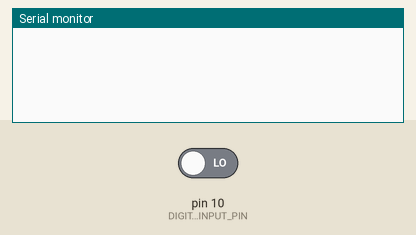
A sketch run on a simulated Arduino Uno, built with avr-gcc and run on an emulated ATmega328P. Parts: the last lines printed to the serial monitor. The inputs (shaded band) are chosen by the test bench; at power-on: pin 10 (DIGITAL_INPUT_PIN) LOW.

Above: at 1.2 s.
1.3 s: pin 10 (DIGITAL_INPUT_PIN) driven HIGH
At 1.9 s:
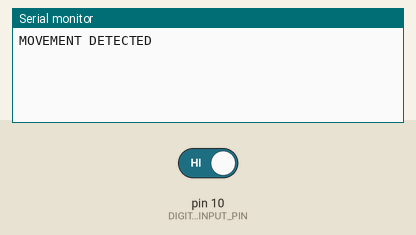
2.8 s: pin 10 (DIGITAL_INPUT_PIN) driven LOW
At 4.2 s:
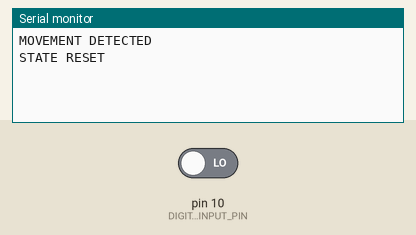

Measured:
- after the input at 1.3 s, the serial monitor: prints a new line at once (image 1)
- after the input at 2.8 s, the serial monitor: prints a new line at once (image 2)

The sketch:

motion_sensor.ino
```cpp
/**
 * Simple motion sensor demo.
 *
 * Demonstrates the usage a PIR sensor similar to the one described here:
 * https://www.adafruit.com/product/189
 *
 * Connections:
 *
 * Arduino   | RFID
 * --------------------
 * A2        | OUT
 * GND       | GND
 * VCC (+5V) | VIN
 *
 * Note, that this example uses an analog pin for input.
 * The reason is to make it easier to use with Scratch for Arduino
 * (see the project in this directory).
 *
 * When you have full control over the code running on Arduino
 * it's recommended to use a digital pin for input.
 * The code below allows both possibilities.
 */

const int ANALOG_INPUT_PIN = A2;
const int DIGITAL_INPUT_PIN = 10;

void setup()
{
  Serial.begin(9600);

  // comment/uncomment depending on analog/digital pin usage
  //pinMode(LED_BUILTIN, OUTPUT);
  pinMode(DIGITAL_INPUT_PIN, INPUT);
}

int previousState = 0;

void loop() {
  // comment/uncomment depending on analog/digital pin usage
  //int state = analogRead(ANALOG_INPUT_PIN) > 0 ? 1 : 0;
  int state = digitalRead(DIGITAL_INPUT_PIN);

  if(previousState != state) {
    // do something only when state has changed
    if(state > 0) {
      digitalWrite(LED_BUILTIN, HIGH);
      Serial.println("MOVEMENT DETECTED");
    } else {
      digitalWrite(LED_BUILTIN, LOW);
      Serial.println("STATE RESET");
    }
    previousState = state;
  }
}
```
